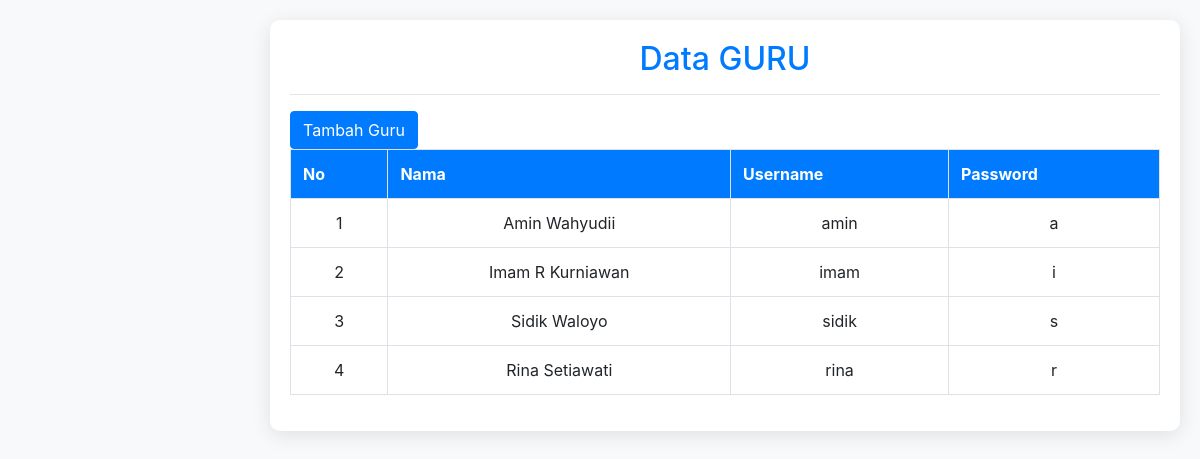
Screenshot of /pages/guru/guru.php with the database file from the repository.
### tables this page shows
CREATE TABLE `guru` (
  `id_guru` int(11) NOT NULL,
  `profile` varchar(225) NOT NULL,
  `nama_guru` varchar(50) NOT NULL,
  `nip` varchar(20) NOT NULL,
  `jenis_kelamin` varchar(10) NOT NULL,
  `alamat` varchar(225) NOT NULL,
  `no_tlp` varchar(20) NOT NULL,
  `id_sekolah` int(11) NOT NULL,
  `username` varchar(20) NOT NULL,
  `password` varchar(20) NOT NULL
);

### pages/guru/guru.php (the view, shortened to what this page needs)
<?php
include('koneksi.php');
?>
<!DOCTYPE html>
<html lang="id">
<head>
    <link rel="stylesheet" href="https://stackpath.bootstrapcdn.com/bootstrap/4.5.2/css/bootstrap.min.css">
</head>
<body>
    <div class="main-container container-custom">
        <h2 class="text-center">Data GURU</h2>
        <hr>
        <a href="index.php?page=tambahguru" class="btn btn-primary">Tambah Guru</a>
        <div class="table-responsive">
            <table class="table table-hover table-bordered">
                <thead class="table-light">
                    <tr>
                        <th>No</th>
                        <th>Nama</th>
                        <th>Username</th>
                        <th>Password</th>
                    </tr>
                </thead>
                <tbody>
                    <?php
                    $sql = mysqli_query($coneksi, "SELECT * FROM guru ORDER BY id_guru ASC") or die(mysqli_error($coneksi));
                    if (mysqli_num_rows($sql) > 0) {
                        $no = 1;
                        while ($data = mysqli_fetch_assoc($sql)) {
                            echo '
                    <tr style="text-align:center; cursor:pointer;" onclick="window.location=\'index.php?page=editguru1&id_guru=' . $data['id_guru'] . '\'">
                        <td>' . $no . '</td>
                        <td>' . $data['nama_guru'] . '</td>
                        <td>' . $data['username'] . '</td>
                        <td>' . $data['password'] . '</td>
                    </tr>
                    ';
                            $no++;
                        }
                    } else {
                        echo '
                <tr>
                    <td colspan="4" class="text-center">Tidak ada data.</td>
                </tr>
                ';
                    }
                    ?>
                </tbody>
            </table>
        </div>
</body>
</html>

### pages/guru/guru.php (style rules this page uses)
body { padding-left: 270px; transition: padding-left 0.3s; background-color: #f8f9fa; }
.main-container { margin-top: 20px; margin-right: 20px; margin-left: 0; width: auto; max-width: none; }
.container-custom { background-color: #ffffff; border-radius: 10px; padding: 20px; box-shadow: 0 4px 20px rgba(0, 0, 0, 0.1); }
h2 { color: #007bff; }
.table thead th { background-color: #007bff; color: white; }
.table-responsive { border: none !important; overflow-x: auto; -webkit-overflow-scrolling: touch; }
.table td, .table th { border: 1px solid #dee2e6 !important; vertical-align: middle; }

### rows the page displays
guru: nama_guru "Amin Wahyudii", username "amin", password "a"
guru: nama_guru "Imam R Kurniawan", username "imam", password "i"
guru: nama_guru "Sidik Waloyo", username "sidik", password "s"
guru: nama_guru "Rina Setiawati", username "rina", password "r"
